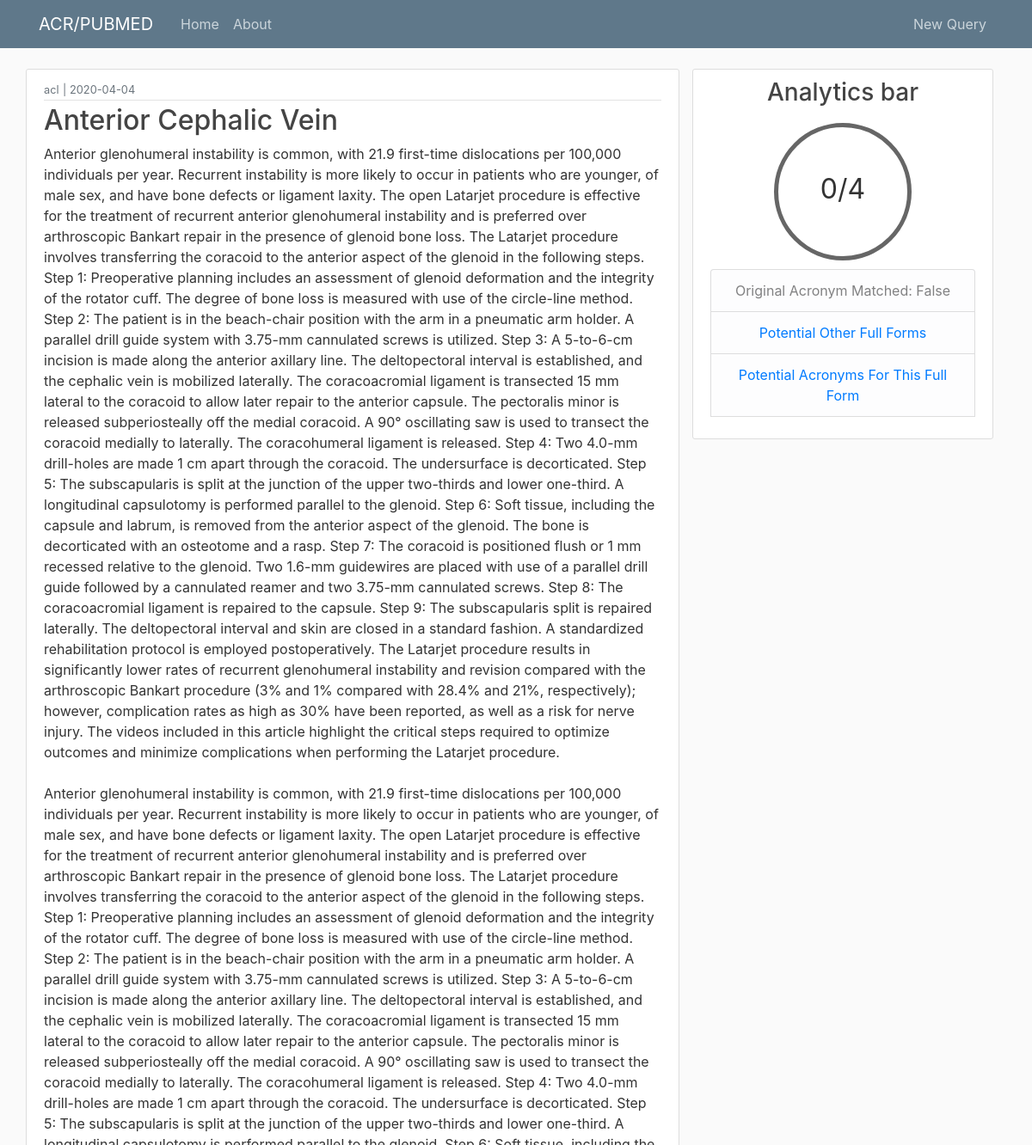
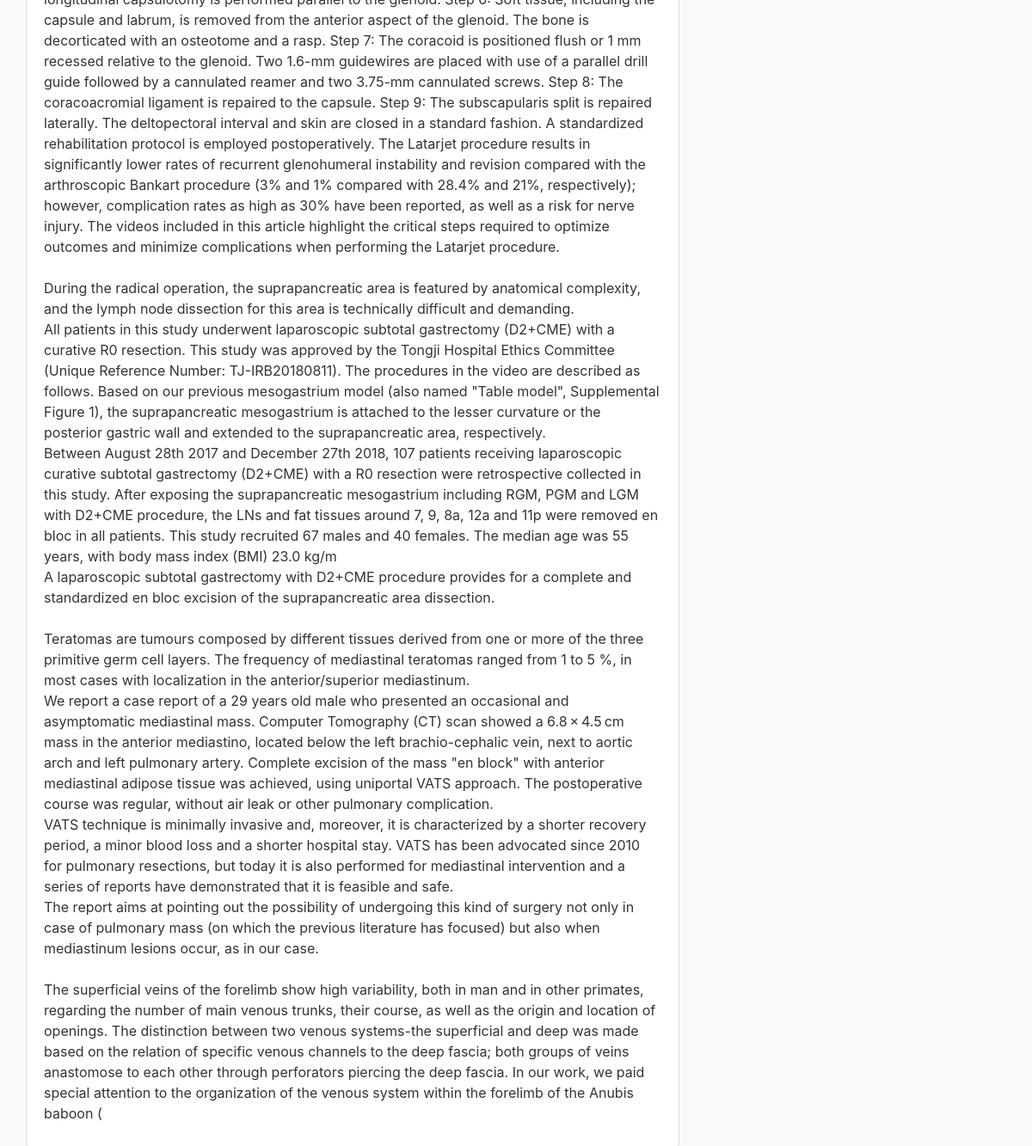
Page /queryt/12 on the committed database (2 pictures, top to bottom).
### flaskblog/models.py (models this page shows, shortened)
class QueryT(db.Model):
    id = db.Column(db.Integer, primary_key=True)
    term = db.Column(db.String(100), nullable=False)
    origterm = db.Column(db.String(100), nullable=False)
    date_posted = db.Column(db.DateTime, nullable=False, default=datetime.utcnow)
    content = db.Column(db.Text, nullable=False)
    percentmatch = db.Column(db.String(3), nullable=False)
    origtermpresent = db.Column(db.Boolean, nullable=False)
    acrmatches = db.Column(db.Text)
    lfmatches = db.Column(db.Text)

### flaskblog/queries/routes.py (the view, shortened to what this page needs)
@queries.route("/queryt/<int:queryt_id>")
def queryt(queryt_id):
    queryt = QueryT.query.get_or_404(queryt_id)
    lfmatches = None
    acrmatches = None
    content = queryt.content
    if queryt.lfmatches:
        lfmatches = queryt.lfmatches.split(", ")
    acrreplace = []
    content = Markup(content)
    return render_template('queryt.html', title=queryt.term, queryt=queryt, lfmatches=lfmatches, acrmatches=acrmatches, content=content)

### flaskblog/templates/queryt.html (shortened to what this page needs)
{% extends "layout.html" %}
{% block content %}
    <main role="main" class="container">
      <div class="row">
      <article class="media content-section col-md-8">
        <div class="media-body">
          <div class="article-metadata">
              <small class="text-muted">{{ queryt.origterm }}</small>
              <small class="text-muted"> | </small>
              <small class="text-muted">{{ queryt.date_posted.strftime('%Y-%m-%d') }}</small>
          </div>
          <h2 class="article-title">{{ queryt.term }}</h2>
          <p class="article-content">{{ content }}</p>
        </div>
      </article>
        <div class="col-md-4">
            <div class="content-section">
                <h3 class="text-center">Analytics bar</h3>
                <div class="row d-flex justify-content-center">
                  {% if queryt.origtermpresent %}
                    <div class="circleg "><p></p>{{  queryt.percentmatch }}</div>
                  {% else %}
                    <div class="circle"><p></p>{{  queryt.percentmatch }}</div>
                  {% endif %}
                </div>
                  <ul class="list-group text-center">
                      <li class="list-group-item list-group-item-light">Original Acronym Matched:
                        {% if queryt.origtermpresent %}
                            {{ queryt.origtermpresent }}
                        {% else %}
                            {{ queryt.origtermpresent }}
                        {% endif %}
                      </li>
                      <li class="list-group-item list-group-item-light">
                          <a data-toggle="collapse" data-target="#collapseOne" href="collapseOne">
                              Potential Other Full Forms
                          </a>
                      </li>
                      <li class="list-group-item list-group-item-light">
                          <a data-toggle="collapse" data-target="#collapseTwo" href="collapseTwo">
                              Potential Acronyms For This Full Form
                          </a>
                      </li>
                  </ul>
            </div>
        </div>
      </div>
    </main>
{% endblock content %}

### flaskblog/static/main.css (style rules this page uses)
body { background: #fafafa; color: #333333; margin-top: 5rem; }
h1, h2, h3, h4, h5, h6 { color: #444444; }
.content-section { vertical-align: central; background: #ffffff; padding: 10px 20px; border: 1px solid #dddddd; border-radius: 3px; margin-bottom: 20px; }
.circle { width: 5em; height: 5em; line-height: 3.5em; border-radius: 50%; text-align: center; font-size: 32px; border: 5px solid #666; margin: 10px; }
.article-title { color: #444444; }
.article-content { white-space: pre-line; }
.article-metadata { padding-bottom: 1px; margin-bottom: 4px; border-bottom: 1px solid #e3e3e3; }

### rows in the picture
QueryT: origterm "acl", date_posted "2020-04-04", term "Anterior Cephalic Vein", percentmatch "0/4", origtermpresent "False"
